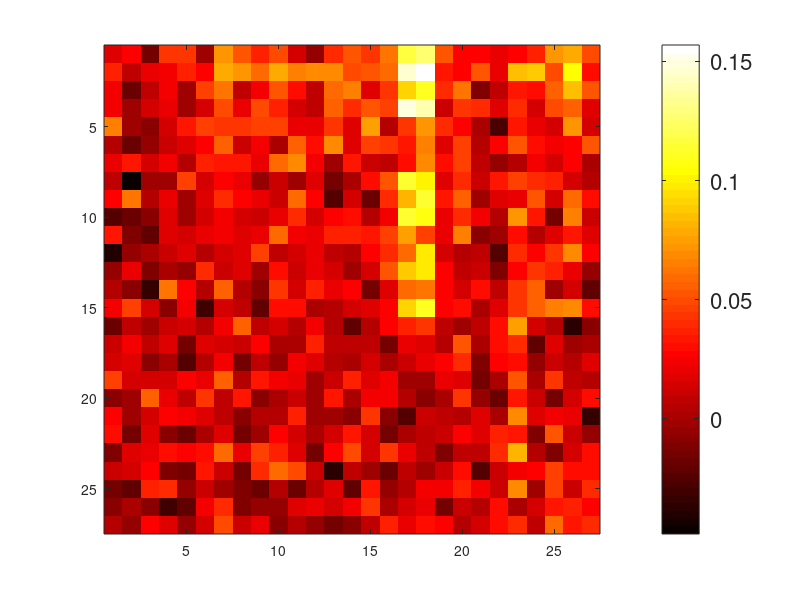

Write MATLAB code to recreate this figure.
load TransferBubble.txt

h = imagesc(TransferBubble)
%  set(h,'edgecolor','none')
set(gca,'YDir','reverse');

%%%%%%%%  COLOR PALLETE %%%%%%%%%%%%
w = [1 1 1];    % start
b = [0 0 1];    % end (Blue)
p = [0 0 0.5625];  % Dark Blue 
red = [1 0 0];   % Dark Red

% colormap of size 64-by-3, ranging from white -> blue
c = zeros(1024,3);
for i=1:3
    c(:,i) = linspace(w(i), red(i), 1024); %linspace (linear?)
end

colormap(hot)
%  %  str = {'AORD';'ATX';'BSESN';'KLSE';'FCHI';'GDAXI';'CCSI';'FTSE';'HSI';'BVSP';
%  %  'MXX';'JKSE';'KS11';'MERV';'N225';'GSPC';'STI';'SSMI';'TWII';'TA100'};
%  str = {'IPC_MEXICO','SP500','MERVAL','IBOVESPA','FTSE_UK_INDEX','CAC_40','SWISS_MARKET_INDEX','DAX_INDEX','ATX_INDEX',...
%  'EGX_EGYPT','TEL_AVIV_STOCK','BSE_SENSEX','JAKARTA_STOCK','BURSA_MALAYSIA','STRAITS_TIMES_INDEX','HANG_SENG_INDEX',...
%  'TAIWAN_STOCK','KOSPI','NIKKEI_INDEX','ALL_ORDINARIES','MEXBOL','SPX','MERVAL','IBOV','UKX','CAC','SMI','DAX','ATX',...
%  'CASE','TA-25','SENSEX','JCI','FBMKLCI','FSSTI','HSI','TWSE','KOSPI','NKY','AS51'};
%  
%  set(gca, 'YTickLabel',str, 'YTick',1:numel(str))
%  set(gca,'XTick',[0:5:40]) 
%  set(gca,'fontsize',10)
%  set(gca,'FontName', 'Helvetica')
%  set(gcf, 'PaperPositionMode', 'manual');
%  set(gcf, 'PaperUnits', 'inches');
%  set(gcf, 'PaperPosition', [2 1 10 6]);
%  set(gca,'Xlabel','POLARITY  ->  RETURNS')
%  set(gca,'title','TRANSFER ENTROPY')

brighten(0)
h=colorbar;
set(h,'fontsize',16);
set(h,'FontName','Helvetica');
%  
%  print -color -depsc transfer.eps
print -djpg transfer_kraskov_sort_delay_k3.jpg;